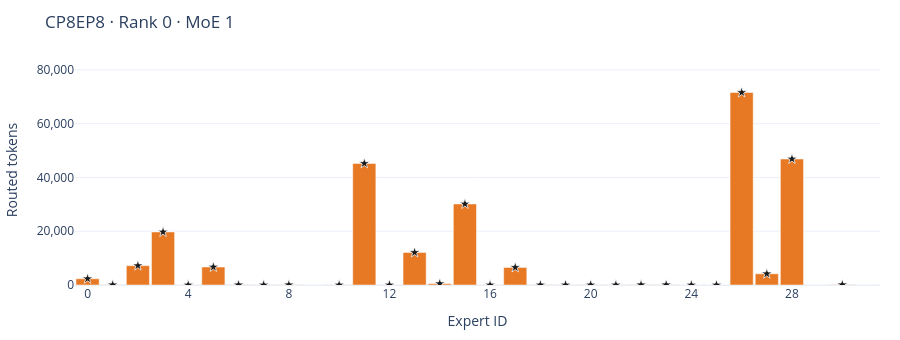

Notebook code cell kept with this figure:
### Code cell
visualize.expert_bars(counts, rank=0, layer=1, config='CP8EP8')

### Figure 1 — Plotly figure (JSON) as saved in the notebook; plotly's stock layout.template omitted (floating-point values rounded to 4 significant figures)
{"data": [{"hovertemplate": "Expert %{x}<br>%{y:,.0f} tokens<extra></extra>", "marker": {"color": "#E87924"}, "type": "bar", "x": [0, 1, 2, 3, 4, 5, 6, 7, 8, 9, 10, 11, 12, 13, 14, 15, 16, 17, 18, 19, 20, 21, 22, 23, 24, 25, 26, 27, 28, 29, 30, 31], "y": [2336, 63, 7199, 19730, 18, 6696, 58, 28, 66, 0, 28, 45202, 15, 12091, 512, 30140, 18, 6534, 49, 33, 49, 35, 75, 71, 4, 9, 71589, 4184, 46863, 0, 113, 0]}, {"hovertemplate": "Expert %{x}<br>%{y:,.0f} tokens<extra></extra>", "marker": {"color": "#1A1A1A", "line": {"color": "white", "width": 0.75}, "size": 8, "symbol": "star"}, "mode": "markers", "showlegend": false, "type": "scatter", "x": [0, 1, 2, 3, 4, 5, 6, 7, 8, 10, 11, 12, 13, 14, 15, 16, 17, 18, 19, 20, 21, 22, 23, 24, 25, 26, 27, 28, 30], "y": [2336, 63, 7199, 19730, 18, 6696, 58, 28, 66, 28, 45202, 15, 12091, 512, 30140, 18, 6534, 49, 33, 49, 35, 75, 71, 4, 9, 71589, 4184, 46863, 113]}], "layout": {"autosize": true, "bargap": 0.08, "height": 340, "margin": {"b": 55, "l": 65, "r": 20, "t": 55}, "showlegend": false, "title": {"text": "CP8EP8 · Rank 0 · MoE 1"}, "xaxis": {"dtick": 4, "range": [-0.5, 31.5], "title": {"text": "Expert ID"}}, "yaxis": {"range": [0, 85520.0], "tickformat": ",", "title": {"text": "Routed tokens"}}}}
